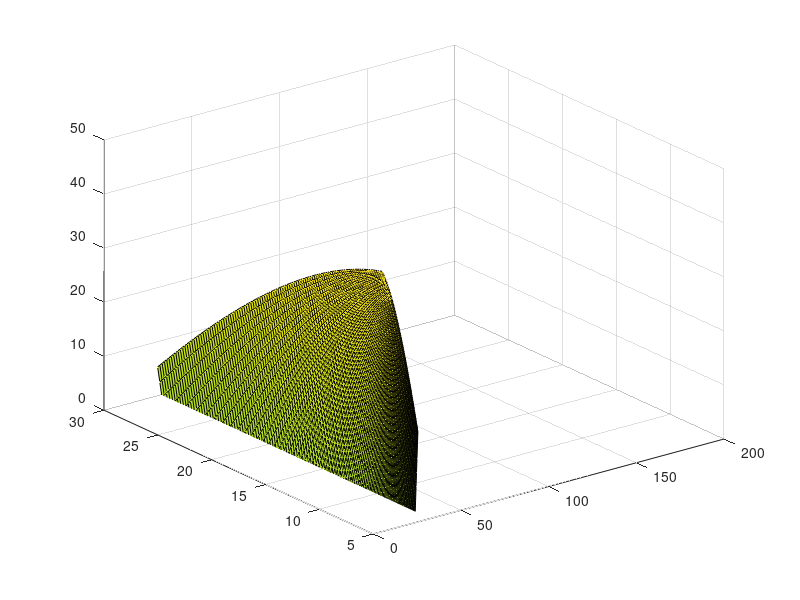

MATLAB code for this plot:
altitude    = 50e3;
g0          = 9.81;
Ms          = 50;

Isp         = 200;
V_e         = Isp * g0;
T           = linspace(2, 10, 100) * 10^3;
t_b         = linspace(5, 30, 100);

[~, t_b]    = meshgrid(T, t_b);
[T, V_e]    = meshgrid(T, V_e);

Mf          = T .* t_b ./ V_e;

TOW         = (Mf + Ms) * g0;




h_c         = (altitude - (V_e .* log(1 + Mf/Ms) ).^2 / (2*g0)) / 10^3;      % (T.*t_b)./(V_e*Ms)

surf(Mf, t_b, h_c)

% xlim([0,50]);
zlim([0, 50]);